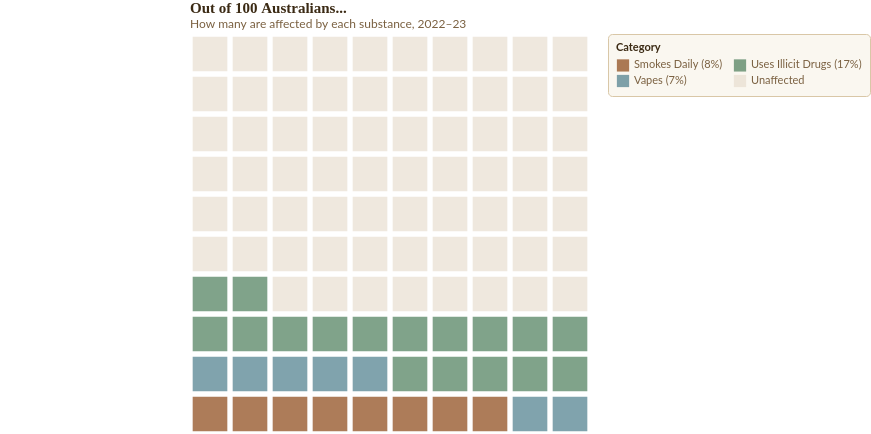

Describe this chart as a Vega-Lite specification.
### Vega-Lite specification from a JSON file in a GitHub repository (floating-point values rounded to 4 significant figures)
{"$schema": "https://vega.github.io/schema/vega-lite/v5.json", "title": {"text": "Out of 100 Australians...", "subtitle": "How many are affected by each substance, 2022–23", "fontSize": 15, "subtitleFontSize": 12, "anchor": "start", "color": "#3B2A14", "subtitleColor": "#7A6040", "font": "Playfair Display, Georgia, serif", "subtitleFont": "Lato, sans-serif"}, "width": 400, "height": 400, "padding": {"left": 190}, "background": "transparent", "data": {"sequence": {"start": 0, "stop": 100, "as": "id"}}, "transform": [{"calculate": "datum.id % 10", "as": "col"}, {"calculate": "floor(datum.id / 10)", "as": "row"}, {"calculate": "datum.id < 8 ? 'Smokes Daily (8%)' : datum.id < 15 ? 'Vapes (7%)' : datum.id < 32 ? 'Uses Illicit Drugs (17%)' : 'Unaffected'", "as": "category"}], "mark": {"type": "square", "size": 1200}, "encoding": {"x": {"field": "col", "type": "ordinal", "axis": null}, "y": {"field": "row", "type": "ordinal", "axis": null, "sort": "descending"}, "color": {"field": "category", "type": "nominal", "title": "Category", "scale": {"domain": ["Smokes Daily (8%)", "Vapes (7%)", "Uses Illicit Drugs (17%)", "Unaffected"], "range": ["#8B4513", "#4A7C8B", "#4A7C59", "#E8DFD0"]}, "legend": {"orient": "right", "columns": 2, "fillColor": "#FAF7F0", "strokeColor": "#D9C7A7", "cornerRadius": 4, "padding": 8, "labelColor": "#7A6040", "titleColor": "#3B2A14", "labelFontSize": 11, "titleFontSize": 11, "symbolSize": 150}}, "tooltip": [{"field": "category", "type": "nominal", "title": "Category"}]}, "config": {"background": "transparent", "font": "Lato, sans-serif", "view": {"stroke": null, "fill": "transparent"}}}
